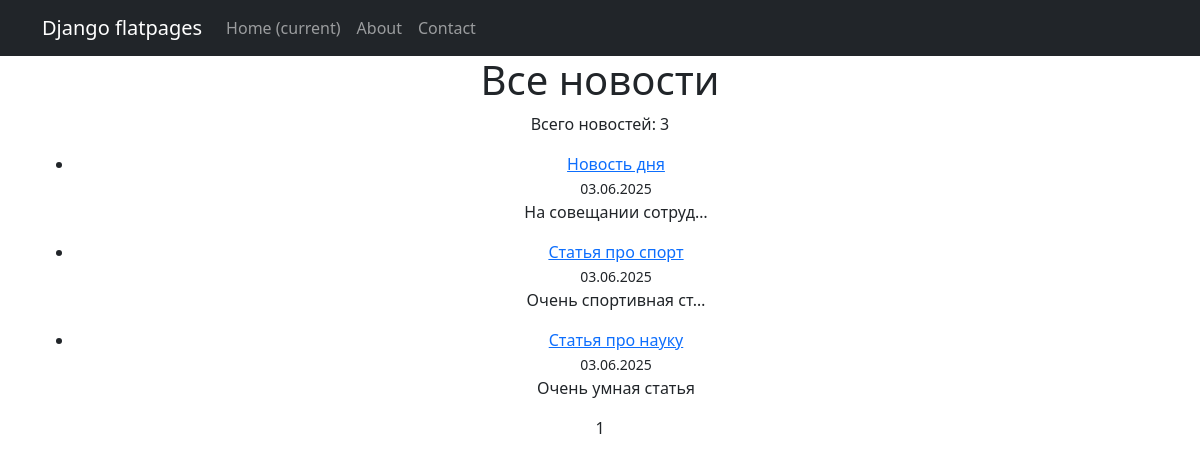
Page /news/ (signed in) on the earlier database version.
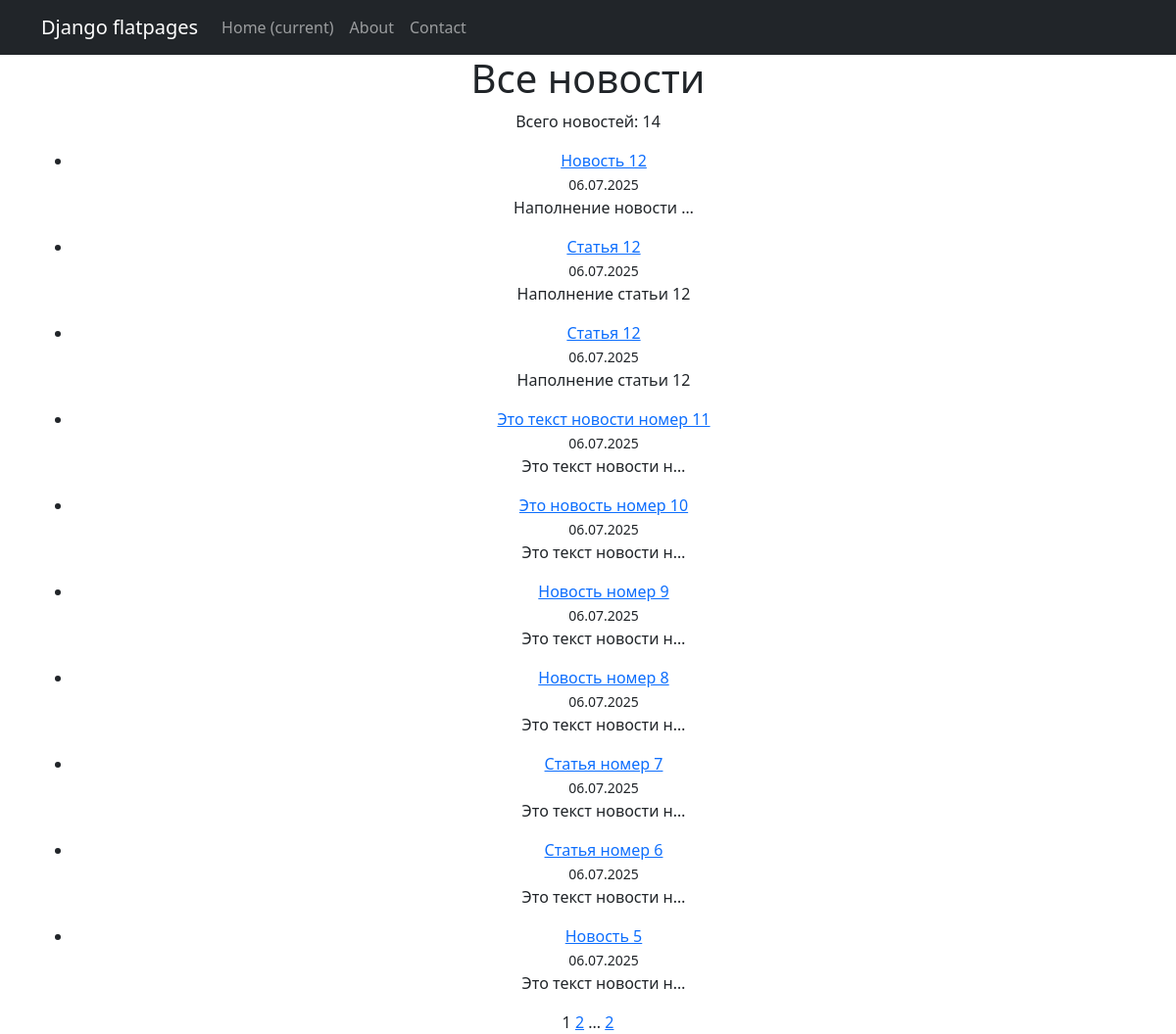
Same page on the later database version.
### news/models.py (models this page shows, shortened)
class Post(models.Model):
    ARTICLE = 'AR'
    NEWS = 'NW'
    POST_TYPE = [
        (ARTICLE, 'Статья'),
        (NEWS, 'Новость'),
    ]
    author = models.ForeignKey(Author, on_delete=models.CASCADE)
    type = models.CharField(max_length=2, choices=POST_TYPE, default=ARTICLE)
    created_at = models.DateTimeField(auto_now_add=True)
    categories = models.ManyToManyField(Category, through='PostCategory')
    title = models.CharField(max_length=255)
    text = models.TextField()
    rating = models.IntegerField(default=0)

### news/views.py (the view)
# urls.py: path('', news_list, name='news_list'),
@login_required
def news_list(request):
    news_list = Post.objects.order_by('-created_at')
    paginator = Paginator(news_list, 10)
    page_number = request.GET.get("page")
    page_obj = paginator.get_page(page_number)
    return render(request, "news_list.html", {"page_obj": page_obj})

### news/templatetags/my_filters.py (called while the page is built)
@register.filter(name='censor')
def censor(value):
    if not isinstance(value, str):
        raise TypeError('Фильтр "censor" работает только со строками.')
    def replace_bad_word(match):
        word = match.group()
        return word[0] + '*' * (len(word) - 1)
    pattern = r'\b(' + '|'.join([w.capitalize() for w in BAD_WORDS] + BAD_WORDS) + r')\b'
    return re.sub(pattern, replace_bad_word, value, flags=re.IGNORECASE)

### templates/news_list.html (shortened to what this page needs)
{% extends 'flatpages/default.html' %}
{% load my_filters %}
{% block content %}
  <h1>Все новости</h1>
  <p>Всего новостей: {{ page_obj.paginator.count }}</p>
  <ul>
    {% for post in page_obj %}
      <li>
        <a href="{% url 'news_detail' post.id %}">{{ post.title|censor }}</a><br>
        <small>{{ post.created_at|date:"d.m.Y" }}</small><br>
        <p>{{ post.text|censor|truncatechars:20 }}</p>
      </li>
    {% empty %}
      <li>Новостей пока нет.</li>
    {% endfor %}
  </ul>
   {{ page_obj.number }}
   {% if page_obj.has_next %}
       <a href="?page={{ page_obj.next_page_number }}">{{ page_obj.next_page_number }}</a>
       {% if paginator.num_pages != page_obj.next_page_number %}
           ...
           <a href="?page={{ page_obj.paginator.num_pages }}">{{ page_obj.paginator.num_pages }}</a>
       {% endif %}
   {% endif %}
    </div>
{% endblock %}

### templates/flatpages/default.html (shortened to what this page needs)
{% load static %}
<!DOCTYPE html>
<html lang="en">
    <head>
        <link
        href="https://cdn.jsdelivr.net/npm/bootstrap@5.3.0/dist/css/bootstrap.min.css"
        rel="stylesheet"
        />
        <link href="{% static 'css/styles.css' %}" rel="stylesheet" />
    </head>
    <body>
        <nav class="navbar navbar-expand-lg navbar-dark bg-dark static-top">
            <div class="container">
                <a class="navbar-brand" href="#">Django flatpages</a>
                <div class="collapse navbar-collapse" id="navbarResponsive">
                    <ul class="navbar-nav ml-auto">
                        <li class="nav-item active">
                            <a class="nav-link" href="#">Home
                                <span class="sr-only">(current)</span>
                            </a>
                        </li>
                        <li class="nav-item">
                            <a class="nav-link" href="/about/">About</a>
                        </li>
                        <li class="nav-item">
                            <a class="nav-link" href="/contacts/">Contact</a>
                        </li>
                    </ul>
                </div>
            </div>
         </nav>
        <div class="container">
            <div class="row">
                <div class="col-lg-12 text-center">
                    {% block content %}{% endblock content %}
                </div>
            </div>
    </body>
</html>

Differences in the rows shown:
no longer on this page (row unchanged): Post: title|censor "Новость дня", created_at "03.06.2025", text|censor "На совещании сотруд…"
no longer on this page (row unchanged): Post: title|censor "Статья про спорт", created_at "03.06.2025", text|censor "Очень спортивная ст…"
no longer on this page (row unchanged): Post: title|censor "Статья про науку", created_at "03.06.2025", text|censor "Очень умная статья"
added Post: title|censor "Новость 12", created_at "06.07.2025", text|censor "Наполнение новости …"
added Post: title|censor "Статья 12", created_at "06.07.2025", text|censor "Наполнение статьи 12"
added Post: title|censor "Статья 12", created_at "06.07.2025", text|censor "Наполнение статьи 12"
added Post: title|censor "Это текст новости номер 11", created_at "06.07.2025", text|censor "Это текст новости н…"
added Post: title|censor "Это новость номер 10", created_at "06.07.2025", text|censor "Это текст новости н…"
added Post: title|censor "Новость номер 9", created_at "06.07.2025", text|censor "Это текст новости н…"
added Post: title|censor "Новость номер 8", created_at "06.07.2025", text|censor "Это текст новости н…"
added Post: title|censor "Статья номер 7", created_at "06.07.2025", text|censor "Это текст новости н…"
added Post: title|censor "Статья номер 6", created_at "06.07.2025", text|censor "Это текст новости н…"
added Post: title|censor "Новость 5", created_at "06.07.2025", text|censor "Это текст новости н…"
Other differences:
{{ page_obj.paginator.count }}: "3" → "14"
{{ page_obj.next_page_number }}: (not shown) → "2"
{{ page_obj.paginator.num_pages }}: (not shown) → "2"
